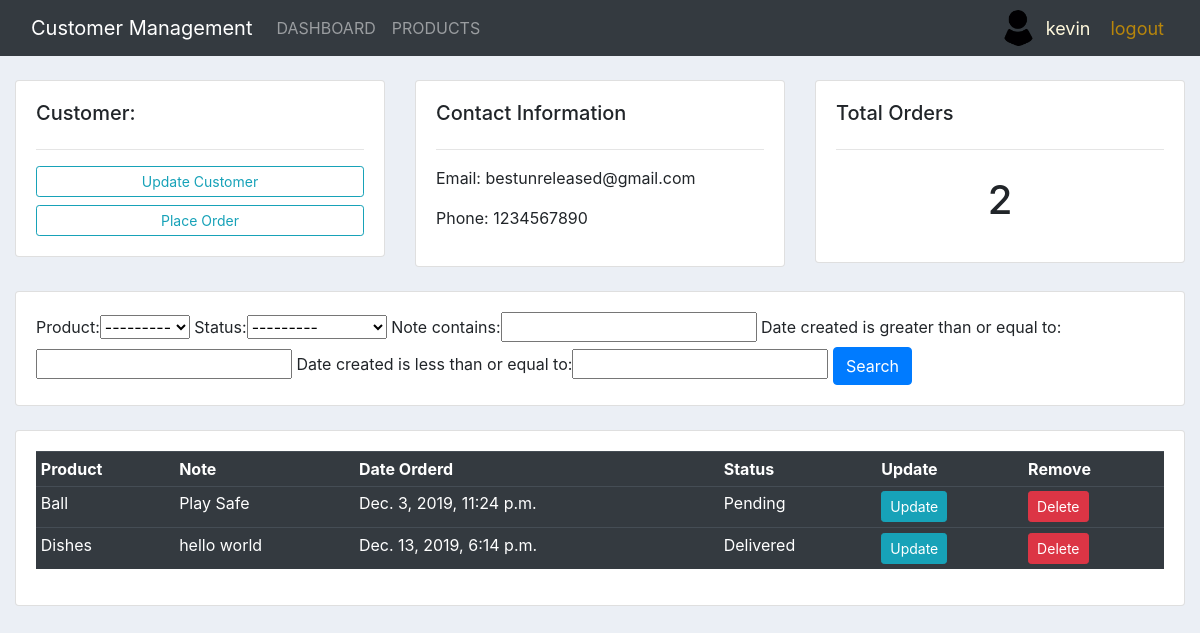
Page /customer/10/ (signed in) on the committed database.
### accounts/models.py (models this page shows, shortened)
class Customer(models.Model):
	user = models.OneToOneField(User, null=True, blank=True, on_delete=models.CASCADE)
	name = models.CharField(max_length=200, null=True)
	phone = models.CharField(max_length=200, null=True)
	email = models.CharField(max_length=200, null=True)
	profile_pic = models.ImageField(default="profile1.png", null=True, blank=True)
	date_created = models.DateTimeField(auto_now_add=True, null=True)

class Order(models.Model):
	STATUS = (
			('Pending', 'Pending'),
			('Out for delivery', 'Out for delivery'),
			('Delivered', 'Delivered'),
			)
	customer = models.ForeignKey(Customer, null=True, on_delete= models.SET_NULL)
	product = models.ForeignKey(Product, null=True, on_delete= models.SET_NULL)
	date_created = models.DateTimeField(auto_now_add=True, null=True)
	status = models.CharField(max_length=200, null=True, choices=STATUS)
	note = models.CharField(max_length=1000, null=True)

class Product(models.Model):
	CATEGORY = (
			('Indoor', 'Indoor'),
			('Out Door', 'Out Door'),
			)
	name = models.CharField(max_length=200, null=True)
	price = models.FloatField(null=True)
	category = models.CharField(max_length=200, null=True, choices=CATEGORY)
	description = models.CharField(max_length=200, null=True, blank=True)
	date_created = models.DateTimeField(auto_now_add=True, null=True)
	tags = models.ManyToManyField(Tag)
	def __str__(self):
		return self.name

### accounts/decorators.py (the view)
		def wrapper_func(request, *args, **kwargs):
			group = None
			if request.user.groups.exists():
				group = request.user.groups.all()[0].name
			if group in allowed_roles:
				return view_func(request, *args, **kwargs)
			else:
				return HttpResponse('You are not authorized to view this page')

### accounts/views.py (called while the page is built)
@login_required(login_url='login')
@allowed_users(allowed_roles=['admin'])
def customer(request, pk_test):
	customer = Customer.objects.get(id=pk_test)
	orders = customer.order_set.all()
	order_count = orders.count()
	myFilter = OrderFilter(request.GET, queryset=orders)
	orders = myFilter.qs
	context = {'customer':customer, 'orders':orders, 'order_count':order_count,
	'myFilter':myFilter}
	return render(request, 'accounts/customer.html',context)

### accounts/templates/accounts/customer.html
{%  extends 'accounts/main.html' %}
{% block content %}
	<br>
<div class="row">
	<div class="col-md">
		<div class="card card-body">
			<h5>Customer:</h5>
			<hr>
			<a class="btn btn-outline-info  btn-sm btn-block" href="">Update Customer</a>
			<a class="btn btn-outline-info  btn-sm btn-block" href="{% url 'create_order' customer.id %}">Place Order</a>
		</div>
	</div>
	<div class="col-md">
		<div class="card card-body">
			<h5>Contact Information</h5>
			<hr>
			<p>Email: {{customer.email}}</p>
			<p>Phone: {{customer.phone}}</p>
		</div>
	</div>
	<div class="col-md">
		<div class="card card-body">
			<h5>Total Orders</h5>
			<hr>
			<h1 style="text-align: center;padding: 10px">{{order_count}}</h1>
		</div>
	</div>
</div>
<br>
<div class="row">
	<div class="col">
		<div class="card card-body">
			<form method="get">
				{{myFilter.form}}
		    <button class="btn btn-primary" type="submit">Search</button>
		  </form>
		</div>
	</div>
</div>
<br>
<div class="row">
	<div class="col-md">
		<div class="card card-body">
			<table class="table table-sm table-dark">
				<tr>
					<th>Product</th>
					<th>Note</th>
					<th>Date Orderd</th>
					<th>Status</th>
					<th>Update</th>
					<th>Remove</th>
				</tr>
				{% for order in orders %}
				<tr>
					<td>{{order.product}}</td>
					<td>{{order.note}}</td>
					<td>{{order.date_created}}</td>
					<td>{{order.status}}</td>
					<td><a class="btn btn-sm btn-info" href="{% url 'update_order' order.id %}">Update</a></td>
					<td><a class="btn btn-sm btn-danger" href="{% url 'delete_order' order.id %}">Delete</a></td>
				</tr>
				{% endfor %}
			</table>
		</div>
	</div>
</div>
{% endblock %}

### accounts/templates/accounts/navbar.html (shortened to what this page needs)
{% load static %}
<nav class="navbar navbar-expand-lg navbar-dark bg-dark">
    <div class="container-fluid">
      <a class="navbar-brand" href="{% url 'home' %}">
        Customer Management
      </a>
      <div class="collapse navbar-collapse" id="navbarNav">
        <ul class="navbar-nav">
          {% if request.user.is_staff %}
          <li class="nav-item">
            <a class="nav-link " aria-current="page" href="{% url 'home' %}">DASHBOARD</a>
          </li>
          <li class="nav-item">
            <a class="nav-link" href="{% url 'products' %}">PRODUCTS</a>
          </li>
          {% endif %}
        </ul>
      </div>
    </div>
    <img class="profile" src="{{request.user.customer.profile_pic.url}}" style="width: 3%;" >
    <a id="hello-msg" href="{% url 'account' %}"> {{request.user}} </a>
    <span class="navbar-nav" ><a id="log-out" href="{% url 'logout' %}">logout  </a></span>
  </nav>

### static/css/main.css (style rules this page uses)
body { background-color: #ebeff5; }

### accounts/templates/accounts/navbar.html (style rules this page uses)
#hello-msg { color: cornsilk; font-size: 18px; margin-right: 20px; }
#log-out { color:darkgoldenrod; font-size: 18px; margin-right: 20px; }
.profile { max-width: 40px; max-height:40px; margin-right: 10px; border-radius: 50%; }

### rows in the picture
Customer: email "bestunreleased@gmail.com", phone "1234567890"
Order: product "Ball", note "Play Safe", date_created "Dec. 3, 2019, 11:24 p.m.", status "Pending"
Order: product "Dishes", note "hello world", date_created "Dec. 13, 2019, 6:14 p.m.", status "Delivered"

### other values in the picture
{{ request.user }} "kevin"
{{ order_count }} "2"
